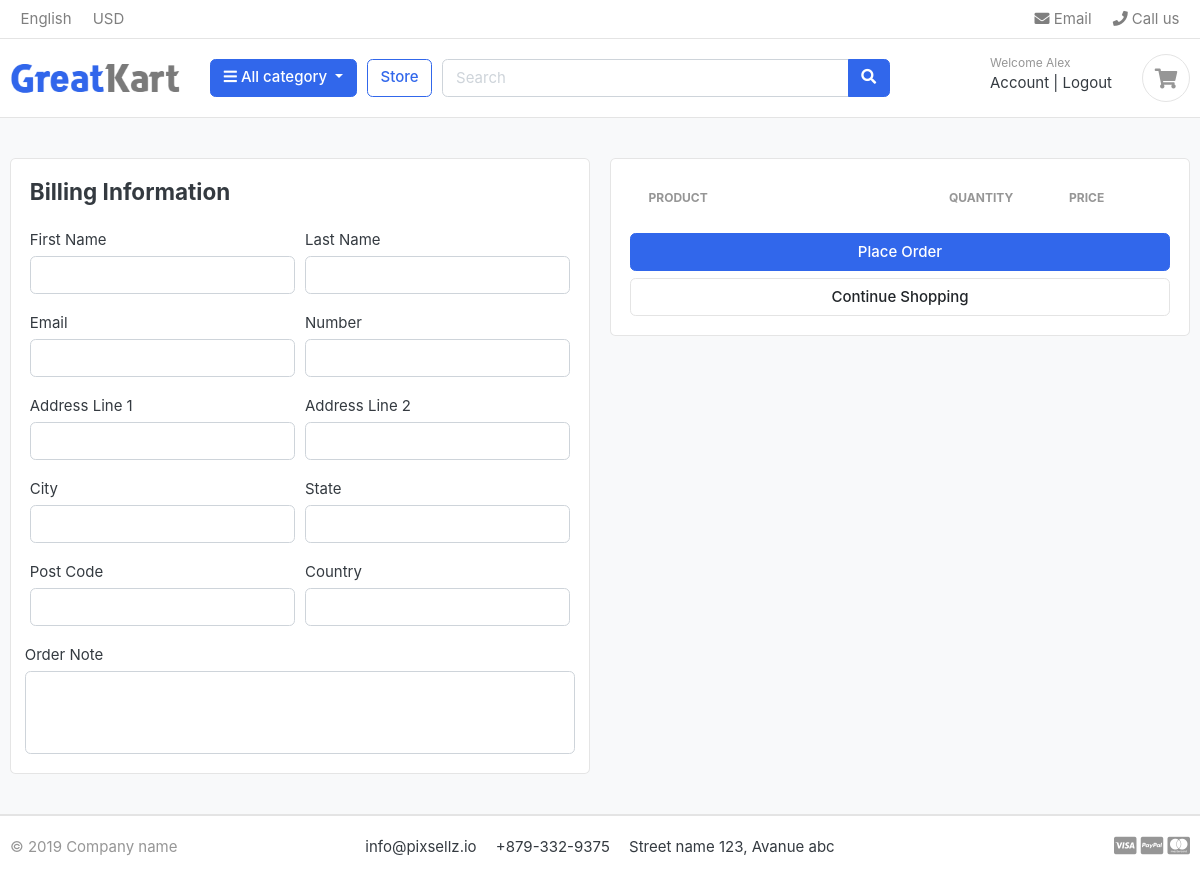
The page /cart/checkout/ (signed in) on the database as committed earlier.
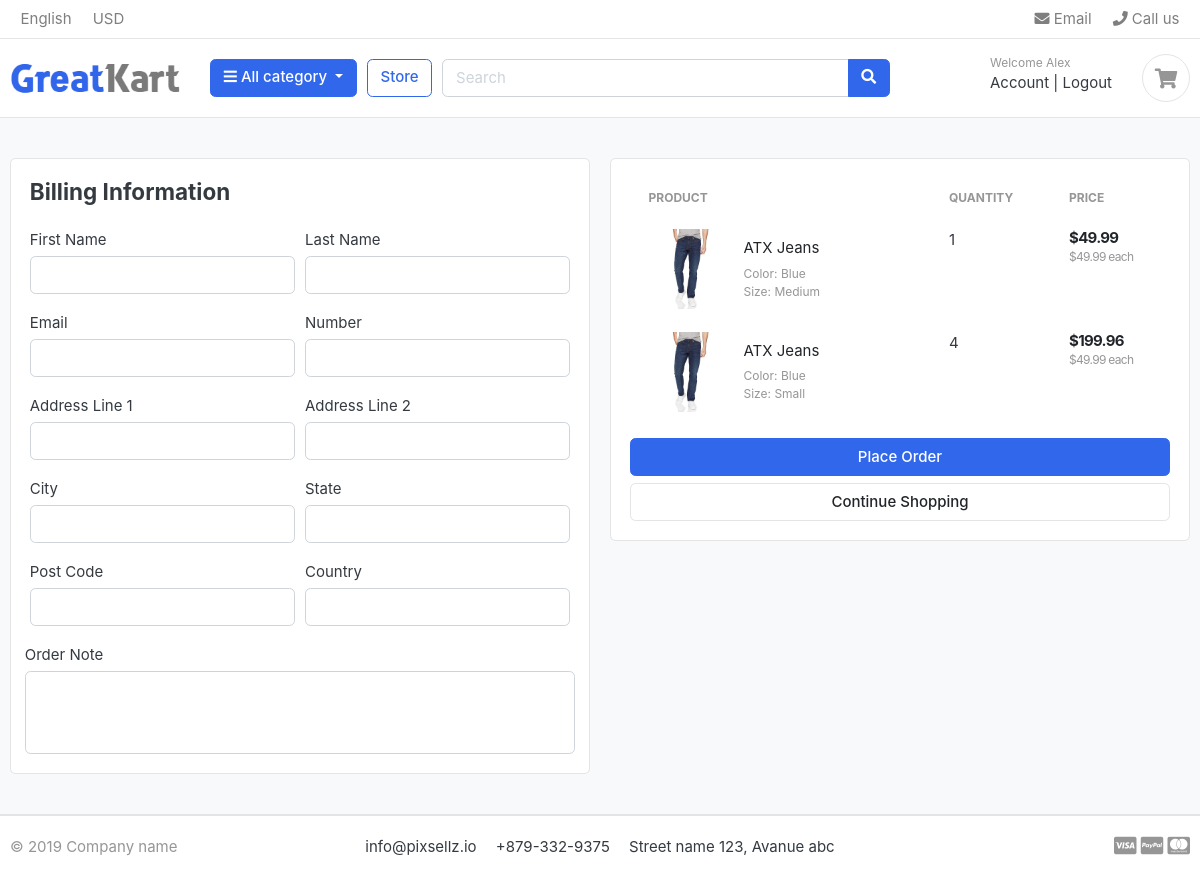
The same page on the database as committed later.
### cart/models.py (models this page shows, shortened)
class CartItem(models.Model):
    product = models.ForeignKey(Product, on_delete=models.CASCADE)
    variations = models.ManyToManyField(Variation, blank=True)
    cart = models.ForeignKey(Cart, on_delete=models.CASCADE, null=True)
    quantity = models.IntegerField()
    is_active = models.BooleanField(default=True)
    user = models.ForeignKey(Account, on_delete=models.CASCADE, null=True)
    def sub_total(self):
        return round((self.product.price * self.quantity), 2)

### store/models.py (models this page shows, shortened)
class Product(models.Model):
    name = models.CharField(max_length=255, unique=True)
    slug = models.SlugField(max_length=255, unique=True)
    description = models.TextField(max_length=1000, blank=True)
    price = models.FloatField()
    images = models.ImageField(upload_to='images/products')
    stock = models.IntegerField()
    is_available = models.BooleanField(default=True)
    category = models.ForeignKey(Category, on_delete=models.CASCADE)
    ceated_date = models.DateTimeField(auto_now_add=True)
    modified_date = models.DateTimeField(auto_now=True)
    def get_url(self):
        return reverse('product_detail', args=[self.category.slug, self.slug])

class Variation(models.Model):
    product = models.ForeignKey(Product, on_delete=models.CASCADE)
    variations_category = models.CharField(max_length=100, choices=variations_category_choice)
    variations_value = models.CharField(max_length=100)
    is_active = models.BooleanField(default=True)
    created_date = models.DateTimeField(auto_now_add=True)
    objects = VariationManager()

### cart/views.py (the view)
# urls.py: path('checkout/', views.checkout, name='checkout')
@login_required(login_url='login')
def checkout(request, total=0, quantity=0, cart_items=None, tax=0, grand_total=0):
    try:
        if request.user.is_authenticated:
            cart_items = CartItem.objects.filter(
                user=request.user, is_active=True)
        else:
            for item in cart_items:
                total += round((item.product.price * item.quantity), 2)
                quantity += item.quantity
            tax = round((12 * total) / 100, 2)
            grand_total = format(total + tax, '.2f')
    except ObjectDoesNotExist:
        pass
    return render(request, 'store/checkout.html', {
        'total': total,
        'quantity': quantity,
        'items': cart_items,
        'tax': tax,
        'grand_total': grand_total
    })

### templates/store/checkout.html (shortened to what the changed rows need)
{% extends 'layout.html' %}
{% load static %}
{% block content %}
<section class="section-content padding-y bg">
<div class="container">
<div class="row">
	<aside class="col-lg-6">
		<div class="card">
		<div class="card-body">
        <table class="table table-borderless table-shopping-cart">
<thead class="text-muted">
<tr class="small text-uppercase">
  <th scope="col">Product</th>
  <th scope="col" width="120">Quantity</th>
  <th scope="col" width="120">Price</th>
</tr>
</thead>
<tbody>
{% for item in items %}
	<tr>
	<td>
		<figure class="itemside align-items-center">
			<div class="aside"><a href="{{ item.product.get_url }}"><img src="{{ item.product.images.url }}" class="img-sm"></a></div>
			<figcaption class="info">
				<a href="{{ item.product.get_url }}" class="title text-dark">{{ item.product.name }}</a>
				{% if item.variations.all %}
					{% for variation in item.variations.all %}
					<p class="text-muted small">	{{ variation.variations_category | title }}: {{ variation.variations_value | title }}</p>
					{% endfor %}
				{% endif %}
			</figcaption>
		</figure>
	</td>
    <td>
        <label for="">{{ item.quantity }}</label>
    </td>
	<td>
		<div class="price-wrap">
			<var class="price">${{ item.sub_total }}</var>
			<small class="text-muted"> ${{ item.product.price }} each </small>
		</div>
	</td>
</tr>
{% endfor %}
</tbody>
</table>
</div>
</div>
</aside>
</div>
</div>
</section>
{% endblock content %}

Rows that differ between the two databases and show on the page:
added CartItem: product.images (picture), product.name "ATX Jeans", quantity "1", sub_total "49.99", product.price "49.99"
now on this page (row unchanged): Variation: variations_category "Color", variations_value "Blue"
now on this page (row unchanged): Variation: variations_category "Size", variations_value "Medium", shown under "ATX Jeans"
added CartItem: product.images (picture), product.name "ATX Jeans", quantity "4", sub_total "199.96", product.price "49.99"
now on this page (row unchanged): Variation: variations_category "Size", variations_value "Small", shown under "ATX Jeans"
